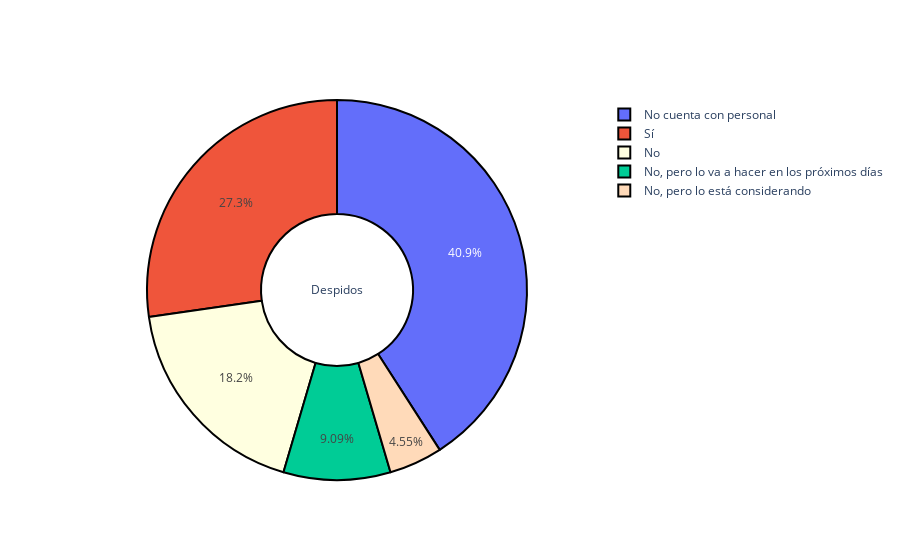

The cell this chart's notebook holds for it:
### Code cell
#despidos
si=0 
no = 0 
np = 0 
nc=0 
npd=0
for i in range(0, len(df)):
    if df['despidos'][i] == 'No':
        no += 1
    if df['despidos'][i] == 'No cuenta con personal':
        np += 1
    if df['despidos'][i] == 'No, pero lo está considerando':
        nc += 1
    if df['despidos'][i] == 'No, pero lo va a hacer en los próximos días':
        npd += 1
    if df['despidos'][i] == 'Sí':
        si += 1
names = ['Sí','No','No, pero lo está considerando','No cuenta con personal','No, pero lo va a hacer en los próximos días']
result = [si, no, np, nc, npd]

fig = po.Figure(data = [po.Pie(labels = names, values = result,title = 'Despidos', hole=.4)])
colors = ['lightgolden', 'lightyellow', 'peachpuff', 'darkgolden','electric' ]
fig.update_traces(marker=dict(colors=colors, line=dict(color='#000000', width=2)))
fig.show()

### Figure 1 — Plotly figure (JSON) as saved in the notebook; plotly's stock layout.template omitted (floating-point values rounded to 4 significant figures)
{"data": [{"hole": 0.4, "labels": ["Sí", "No", "No, pero lo está considerando", "No cuenta con personal", "No, pero lo va a hacer en los próximos días"], "marker": {"colors": ["lightgolden", "lightyellow", "peachpuff", "darkgolden", "electric"], "line": {"color": "#000000", "width": 2}}, "title": {"text": "Despidos"}, "type": "pie", "values": [12, 8, 2, 18, 4]}], "layout": {}}
